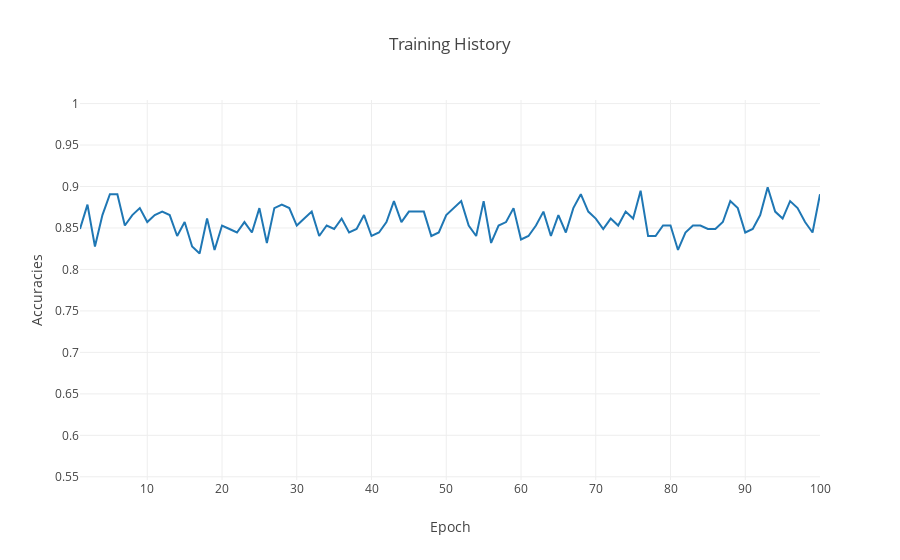

Notebook code for this chart:
### Code cell
from plotly.offline import iplot
from plotly.offline import plot

accs = nn.history.history["acc"]
loss = nn.history.history["loss"]

accs_plot = go.Scatter(
    x=[x for x in range(1,len(accs)+1)],
    y=accs,
    mode="lines",
    name="line plot"
)

data = [accs_plot]

layout = go.Layout(
    title= "Training History",
    yaxis= {"title":"Accuracies"},
    xaxis={"title":"Epoch"}
)

fig = go.Figure(data=data, layout=layout)


iplot(fig)

### Figure 1 — Plotly figure (JSON) as saved in the notebook; plotly's stock layout.template omitted (floating-point values rounded to 4 significant figures)
{"data": [{"mode": "lines", "name": "line plot", "type": "scatter", "uid": "9b89d5a5-5b17-4e01-b95f-4e9386c25bb5", "x": [1, 2, 3, 4, 5, 6, 7, 8, 9, 10, 11, 12, 13, 14, 15, 16, 17, 18, 19, 20, 21, 22, 23, 24, 25, 26, 27, 28, 29, 30, 31, 32, 33, 34, 35, 36, 37, 38, 39, 40, 41, 42, 43, 44, 45, 46, 47, 48, 49, 50, 51, 52, 53, 54, 55, 56, 57, 58, 59, 60, 61, 62, 63, 64, 65, 66, 67, 68, 69, 70, 71, 72, 73, 74, 75, 76, 77, 78, 79, 80, 81, 82, 83, 84, 85, 86, 87, 88, 89, 90, 91, 92, 93, 94, 95, 96, 97, 98, 99, 100], "y": [0.8487, 0.8782, 0.8277, 0.8655, 0.8908, 0.8908, 0.8529, 0.8655, 0.8739, 0.8571, 0.8655, 0.8697, 0.8655, 0.8403, 0.8571, 0.8277, 0.8193, 0.8613, 0.8235, 0.8529, 0.8487, 0.8445, 0.8571, 0.8445, 0.8739, 0.8319, 0.8739, 0.8782, 0.8739, 0.8529, 0.8613, 0.8697, 0.8403, 0.8529, 0.8487, 0.8613, 0.8445, 0.8487, 0.8655, 0.8403, 0.8445, 0.8571, 0.8824, 0.8571, 0.8697, 0.8697, 0.8697, 0.8403, 0.8445, 0.8655, 0.8739, 0.8824, 0.8529, 0.8403, 0.8824, 0.8319, 0.8529, 0.8571, 0.8739, 0.8361, 0.8403, 0.8529, 0.8697, 0.8403, 0.8655, 0.8445, 0.8739, 0.8908, 0.8697, 0.8613, 0.8487, 0.8613, 0.8529, 0.8697, 0.8613, 0.895, 0.8403, 0.8403, 0.8529, 0.8529, 0.8235, 0.8445, 0.8529, 0.8529, 0.8487, 0.8487, 0.8571, 0.8824, 0.8739, 0.8445, 0.8487, 0.8655, 0.8992, 0.8697, 0.8613, 0.8824, 0.8739, 0.8571, 0.8445, 0.8908]}], "layout": {"autosize": true, "title": {"text": "Training History"}, "xaxis": {"autorange": false, "range": [1, 100], "title": {"text": "Epoch"}, "type": "linear"}, "yaxis": {"autorange": false, "range": [0.5461, 1.004], "title": {"text": "Accuracies"}, "type": "linear"}}}
